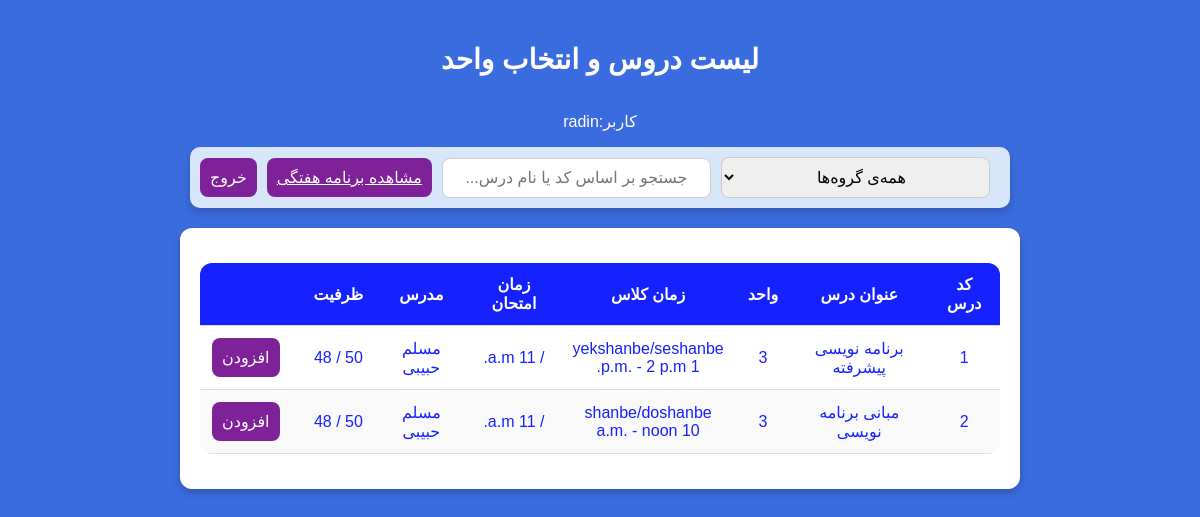
Before: /courses/ (signed in) with the older database file.
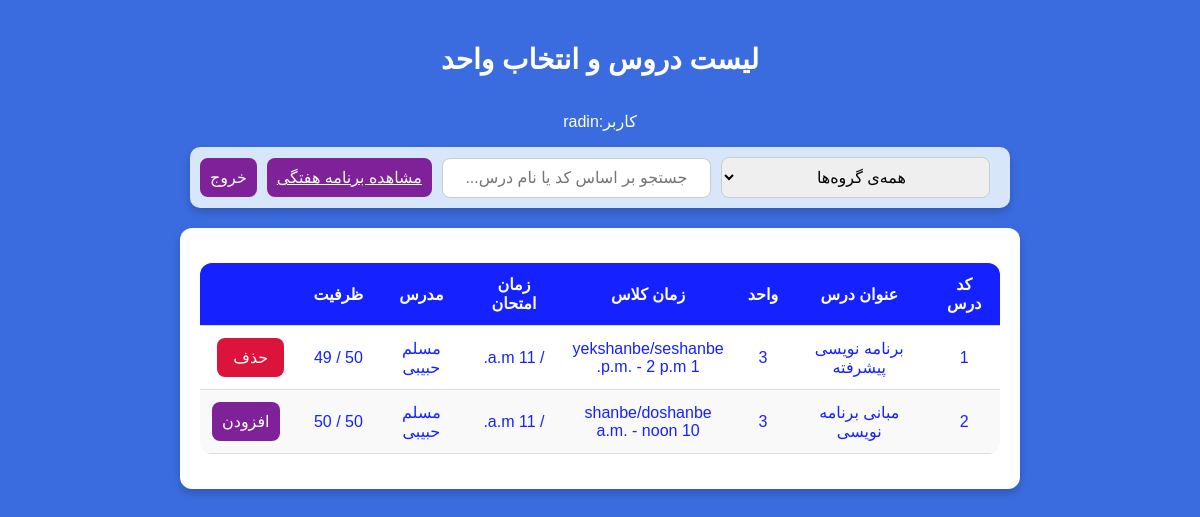
After: the same page with the newer database file.
### user/models.py (models this page shows, shortened)
class User(AbstractBaseUser, PermissionsMixin):
    STUDENT = 'student'
    TEACHER = 'teacher'
    USER_LEVEL_CHOICES = [
        (STUDENT, 'Student'),
        (TEACHER, 'Teacher'),
    ]
    name = models.CharField(max_length=100)
    national_id = models.CharField(max_length=10, unique=True)
    student_number = models.CharField(max_length=15, blank=True, null=True)
    email = models.EmailField(unique=True)
    phone_number = models.CharField(max_length=15)
    user_level = models.CharField(
        max_length=10,
        choices=USER_LEVEL_CHOICES,
        blank=True,
        null=True,
        default='student'  # TEMPORARY DEFAULT VALUE
    )
    password = models.CharField(max_length=100)
    unit = models.IntegerField(default=20)
    selected_unit = models.IntegerField(default=0)
    passed_courses = models.JSONField(default=list, blank=True)
    is_active = models.BooleanField(default=True)
    is_staff = models.BooleanField(default=False)
    is_superuser = models.BooleanField(default=False)
    date_joined = models.DateTimeField(default=timezone.now)
    objects = UserManager()
    USERNAME_FIELD = "email"
    REQUIRED_FIELDS = ["name", "national_id", "phone_number"]

### courses/models.py (models this page shows, shortened)
class Course(models.Model):
    id = models.AutoField(primary_key=True)
    code = models.CharField(null=True, max_length=100, blank=True)
    name = models.CharField(max_length=100)
    credits = models.IntegerField()
    classDays = models.CharField(max_length=20, choices=WEEKDAY_CHOICES, null=True)  # Stores "Sunday/Tuesday", etc.
    startTime = models.TimeField(null=True)
    endTime = models.TimeField(null=True)
    pishniaz = models.IntegerField(blank=True , null=True)
    hamniaz = models.IntegerField(blank=True, null=True)
    examDate = jmodels.jDateField(null=True, verbose_name="Exam Date (Jalali)")  # Jalali Date ONLY
    examTime = models.TimeField(null=True, verbose_name="Exam Time")  # Time ONLY
    capacity = models.IntegerField()
    remainingCapacity = models.IntegerField()
    department = models.ForeignKey(Department, on_delete=models.CASCADE, related_name='courses')
    instructor = models.ForeignKey(Instructor, on_delete=models.CASCADE, related_name='courses')

class Instructor(models.Model):
    id = models.AutoField(primary_key=True)
    name = models.CharField(max_length=100, unique=True)  # Ensure unique instructor names
    department = models.ForeignKey(Department, on_delete=models.CASCADE, related_name='instructors')

### courses/views.py (the view, shortened to what this page needs)
# urls.py: path('courses/', CourseListView.as_view(), name='course_list'),
class CourseListView(LoginRequiredMixin, UserPassesTestMixin, ListView):
    model = Course
    template_name = 'course_list.html'
    context_object_name = 'courses'
    login_url = '/login/'  # Redirect to login page if not authenticated
    def test_func(self):
        return self.request.user.is_authenticated and self.request.user.user_level == "student" and not self.request.user.is_superuser
    def get_context_data(self, **kwargs):
        context = super().get_context_data(**kwargs)
        context['departments'] = Department.objects.all()  # Send department list
        context['user'] = self.request.user  # Pass logged-in user's name
        context['selected_course'] = SelectedCourse.objects.filter(user = self.request.user).values_list('course__code', flat=True)
        return context

### courses/templates/course_list.html (shortened to what this page needs)
<!DOCTYPE html>
<html lang="en">
<head>
    {% load static %}
    <link rel="stylesheet" href="{% static 'courses/courseList.css' %}">
</head>
<body>
    <h2>لیست دروس و انتخاب واحد</h2>
    <p>کاربر:{{ user.name }}</p>
    <div class="search">
        <select id="departmentFilter">
            <option value="">همه‌ی گروه‌ها</option>
        </select>
        <input type="text" id="searchInput" placeholder="جستجو بر اساس کد یا نام درس...">
        <a href="{% url 'weekly_schedule' %}" class="add-btn">مشاهده برنامه هفتگی</a>
        <form method="post" action="{% url 'logout' %}">
            <button type="submit" class="add-btn">خروج</button>
        </form>
    </div>
    <div class="container">
        <table>
            <thead>
                <tr>
                    <th>کد درس</th>
                    <th>عنوان درس</th>
                    <th>واحد</th>
                    <th>زمان کلاس</th>
                    <th>زمان امتحان</th>
                    <th>مدرس</th>
                    <th>ظرفیت</th>
                    <th></th>
                </tr>
            </thead>
            <tbody id="courseTable">
                {% for course in courses %}
                <tr data-code="{{ course.code }}" data-name="{{ course.name }}" data-department="{{ course.department.name }}">
                    <td>{{ course.code }}</td>
                    <td>{{ course.name }}</td>
                    <td>{{ course.credits }}</td>
                    <td>
                        <div>{{ course.classDays }}</div>
                        <div>{{ course.startTime }} - {{ course.endTime }}</div>
                    </td>
                    <td>{{ course.examDate }} / {{ course.examTime }}</td>
                    <td>{{ course.instructor.name }}</td>
                    <td>{{ course.capacity }} / {{ course.remainingCapacity }}</td>
                    <td>
                        <form method = "POST" action="{% if course.code in selected_course %}{% url 'remove_selected_course' %}{% else %}{% url 'course_list' %}{% endif %}">
                               {%if course.code in selected_course%}
                               <button type='submit' class='delete-btn'> حذف  </button>
                               {%else%}
                               <button type='submit' class='add-btn'> افزودن </button>
                               {%endif%}
                        </form>
                    </td>
                </tr>
                {% empty %}
                <tr>
                    <td colspan="8" style="text-align:center;">No courses available</td>
                </tr>
                {% endfor %}
            </tbody>
        </table>
    </div>
</body>
</html>

### static/courses/courseList.css (style rules this page uses)
body { direction: rtl; display: flex; flex-direction: column; justify-content: flex-start; align-items: center; min-height: 100vh; margin: 0; background-color: #3b6cdf; font-family: 'Arial', sans-serif; color: white; padding: 20px; }
h2 { margin-bottom: 20px; font-size: 28px; }
.search { display: flex; align-items: center; justify-content: center; background-color: #d7e6f9; padding: 10px; width: 100%; max-width: 800px; border-radius: 10px; box-shadow: 0 4px 8px rgba(0, 0, 0, 0.2); }
.search input, .search select { padding: 10px; font-size: 16px; border: 1px solid #ccc; border-radius: 8px; outline: none; }
.search input { text-align: center; flex: 1; margin-right: 10px; }
.search select { text-align: center; flex:1; max-width: 300px; margin-right: 10px; }
.container { background-color: #ffffff; border-radius: 12px; box-shadow: 0 4px 8px rgba(0, 0, 0, 0.2); width: 100%; max-width: 800px; padding: 20px; text-align: center; margin: 20px auto; color: #1521ff; overflow-x: auto; }
table { width: 100%; margin-top: 15px; margin-bottom: 15px; border-collapse: collapse; background: white; border-radius: 12px; overflow: hidden; }
thead { background: #1521ff; color: white; }
th, td { padding: 12px; text-align: center; border-bottom: 1px solid #ddd; }
tbody tr:nth-child(even) { background: #f9f9f9; }
.add-btn { margin-right: 10px; background-color: #7f2199; color: white; border: none; padding: 10px ; font-size: 16px; border-radius: 8px; cursor: pointer; transition: background 0.3s ease, transform 0.2s ease; }
.delete-btn { background-color: crimson; color: white; border: none; padding: 10px 16px; font-size: 16px; border-radius: 8px; cursor: pointer; transition: background 0.3s ease, transform 0.2s ease; }

Changed rows visible on the page:
changed Course "برنامه نویسی پیشرفته": remainingCapacity "48" → "49"; text "افزودن" → "حذف"
changed Course "مبانی برنامه نویسی": remainingCapacity "48" → "50"
